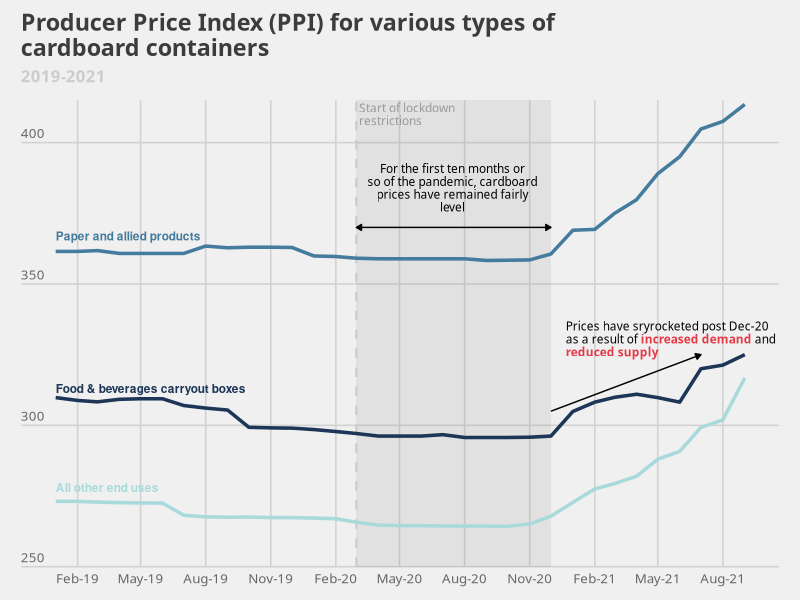
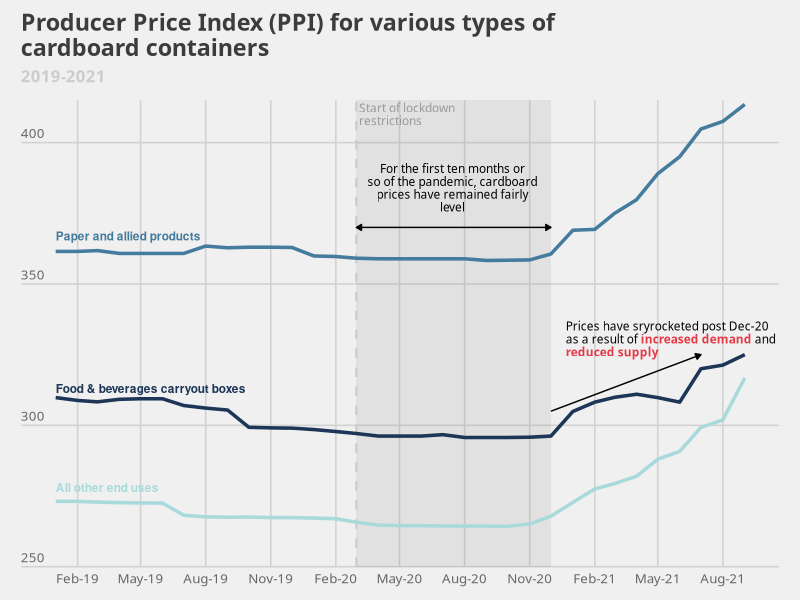

Here is the R script that generated these plots, in order:
library(tidyverse)
library(lubridate)
library(ggthemes)
library(ggtext)

index_data <- read_csv("data/bls_index_data.csv")

date_range <- c(ymd(20190101), ymd(20210901))

colors <- c("Food & beverages carryout boxes" = "#1d3557ff",
            "Paper and allied products" = "#457b9dff",
            "All other end uses" = "#a8dadcff")

comment_1 <- str_wrap("For the first ten months or so of the pandemic, cardboard
                      prices have remained fairly level", width = 30)

# comment_2 <- str_wrap("Prices have sryrocketed post Dec-20 
#                       as a result of increased demand and reduced supply", 
#                       width = 35) %>% 
#   str_replace_all("\\n", "<br>")

comment_2 <- "Prices have sryrocketed post Dec-20<br> as a result of **<span style='color: #e63946ff'>increased demand</span>** and<br>**<span style='color: #e63946ff'>reduced supply</span>**"

labels_table <- tibble(
  date = ymd(20190101),
  index_value = c(313, 278, 367),
  type = c("Food & beverages carryout boxes", "All other end uses", "Paper and allied products")
)

index_data %>% 
  mutate(
    date = ymd(date, truncated = 1),
    type = if_else(type == "Metal and electrical machinery", "All other end uses", type)
  ) %>% 
  group_by(date, type) %>% 
  summarise(index_value = mean(index_value)) %>% 
  # filter(type != "Metal and electrical machinery")  
  ggplot(aes(date, index_value, color = type)) +
  annotate("rect", xmin = ymd(20200301), xmax = ymd(20201201), ymin = -Inf, ymax = Inf,
            color = "grey80", alpha = 0.1, size = 0) +
  geom_vline(xintercept = ymd(20200301), color = "grey80", size = 0.8, linetype = "dashed") +
  geom_line(size = 1.2) +
  geom_text(
    data = labels_table,
    aes(label = type), size = 3, fontface = "bold", hjust = 0
  ) +
  annotate("label", x = ymd(20200301), y = 410, label = "Start of lockdown\nrestrictions",
           family = "Work Sans", size = 3, color = "grey60", hjust = 0, 
           lineheight = 0.9, fill = NA, label.size = 0) +
  annotate("text", x = ymd(20200715), y = 384, 
           label = comment_1, family = "Work Sans", size = 3, color = "black",
           hjust = 0.5, lineheight = 0.9) +
  annotate("segment", x = ymd(20200301), xend = ymd(20201201), y = 370, yend = 370,
           size = 0.5, arrow = arrow(ends = "both", type = "closed", length = unit(1.5, "mm"))) +
  annotate("richtext", x = ymd(20201215), y = 330, 
           label = comment_2, family = "Work Sans", size = 3, color = "black",
           hjust = 0, lineheight = 1.1, fill = NA, label.size = NA) +
  annotate("segment", x = ymd(20201201), xend = ymd(20210701), y = 305, yend = 325,
           size = 0.5, arrow = arrow(ends = "last", type = "closed", length = unit(1.5, "mm"))) +
  scale_x_date(date_breaks = "3 months", 
               date_labels = "%b-%y") +
  scale_y_continuous(limits = c(250, 415), expand = expansion(0)) +
  scale_color_manual(values = colors) +
  labs(
    title = "Producer Price Index (PPI) for various types of\ncardboard containers",
    subtitle = "2019-2021"
  ) +
  coord_cartesian(clip = "off") +
  theme_fivethirtyeight(base_size = 12, base_family = "Work Sans") +
  theme(
    plot.margin = margin(10, 15, 10, 15),
    plot.title.position = "plot",
    plot.title = element_text(face = "bold", size = rel(1.4)),
    plot.subtitle = element_text(face = "bold", color = "grey80", size = rel(1),
                                 margin = margin(b = 10)),
    legend.position = "none",
    axis.text = element_text(color = "grey40"),
    axis.text.y = element_text(vjust = -0.5, margin = margin(r = -20))
  )
ggsave("plots/chart_4_bls_cardboard_index_draft_02.png", width = 8, height = 5)
